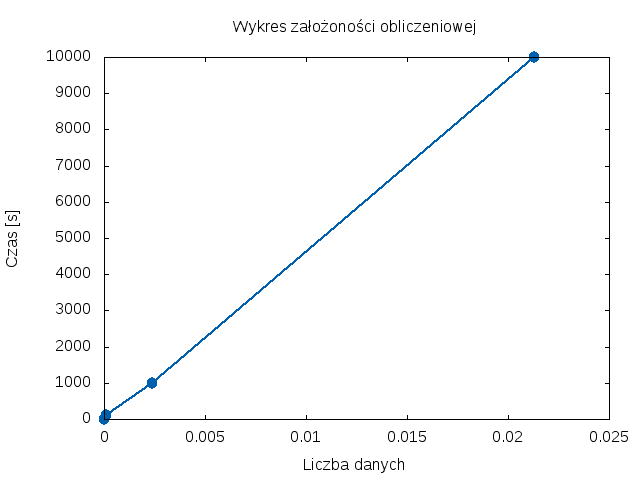

This chart was generated by the following gnuplot code:
set terminal png
set output "plot.png"
set title "Wykres założoności obliczeniowej"
set xlabel "Liczba danych"
set ylabel "Czas [s]"
set key at 50,112
set style line 1 lc rgb '#0060ad' lt 1 lw 2 pt 7 ps 1.5   # --- blue
plot "./data.dat" with linespoints ls 1
